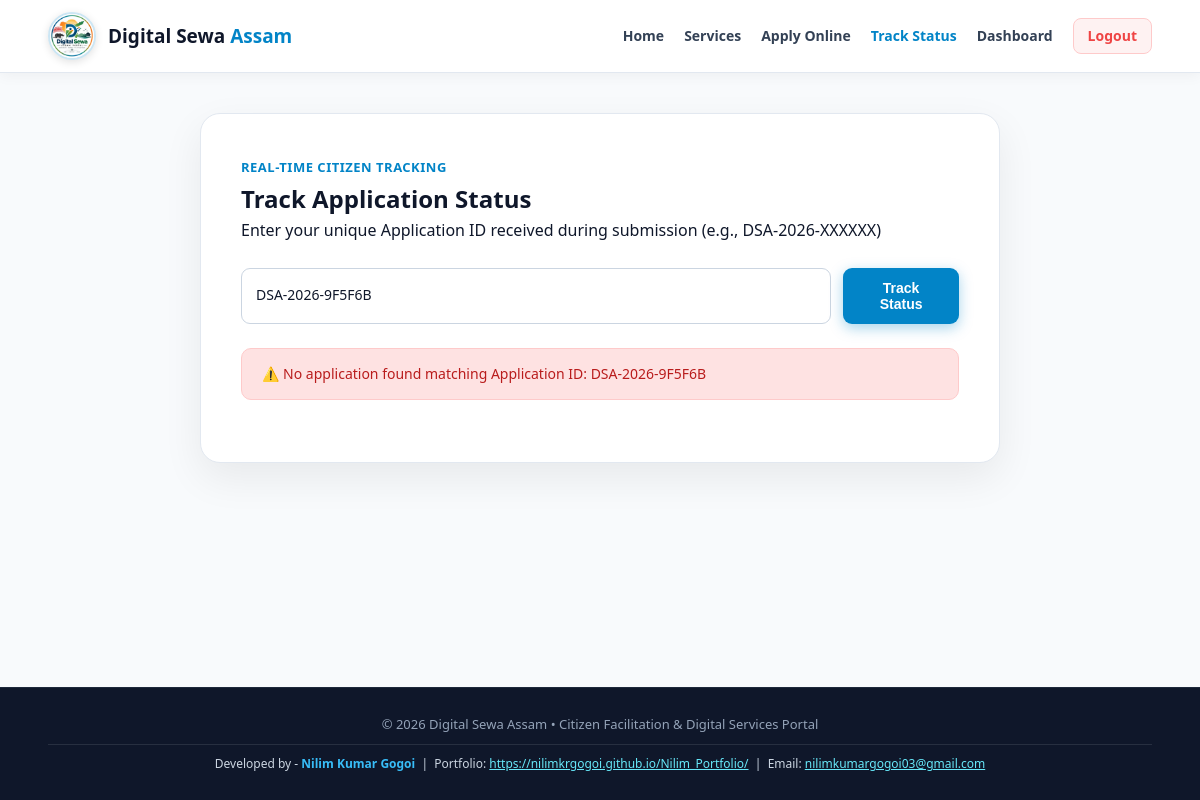
The app's page /track.php?app_id=DSA-2026-9F5F6B (signed in), older data.
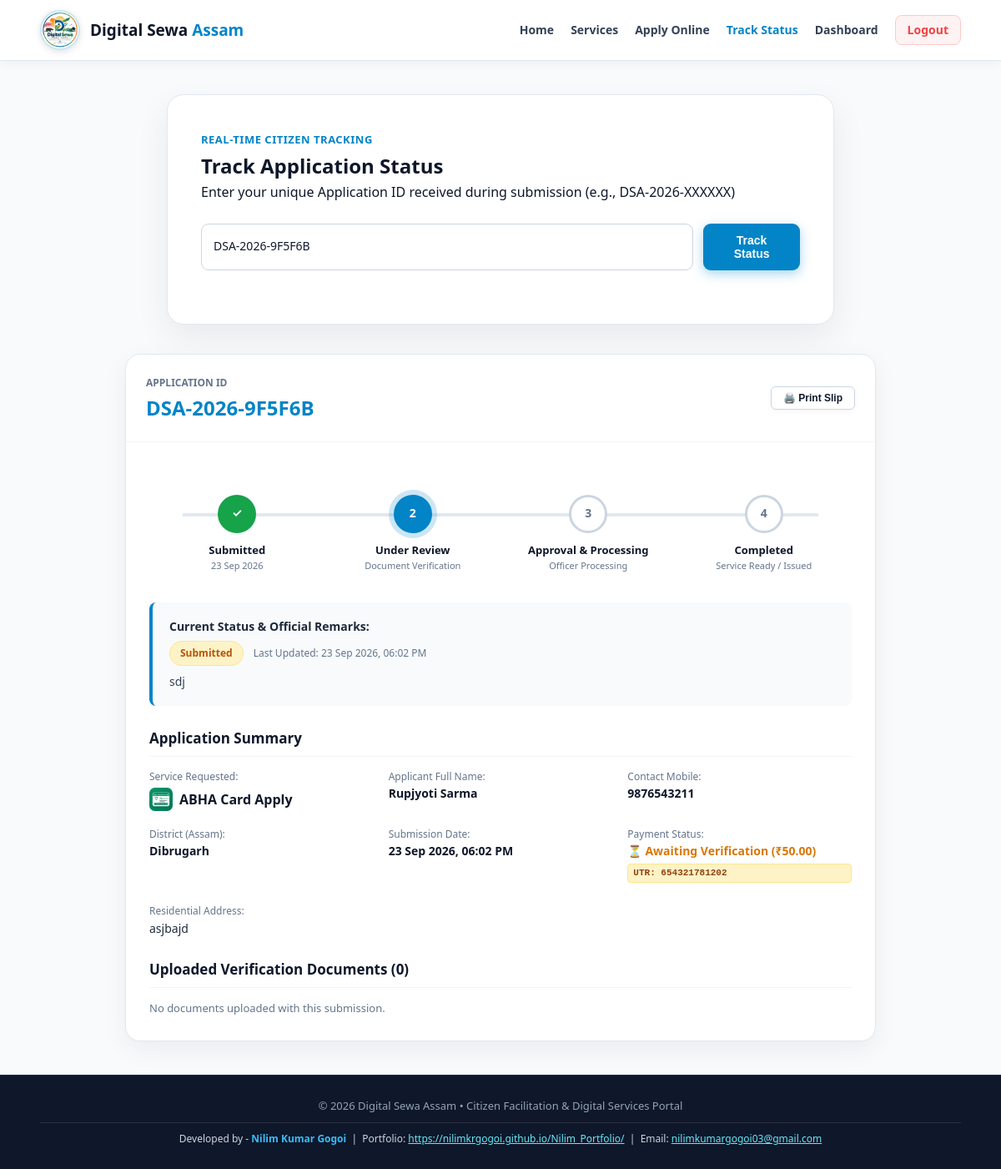
The same page, newer data.
### tables this page shows
CREATE TABLE `applications` (
  `id` int NOT NULL,
  `application_id` varchar(30) NOT NULL,
  `user_id` int NOT NULL,
  `service_id` int NOT NULL,
  `full_name` varchar(150) NOT NULL,
  `mobile` varchar(15) NOT NULL,
  `email` varchar(150) DEFAULT NULL,
  `district` varchar(100) DEFAULT NULL,
  `address` text,
  `status` enum('submitted','under_review','approved','rejected','completed') DEFAULT 'submitted',
  `remarks` text,
  `payment_status` enum('pending','paid','verified','rejected') DEFAULT 'pending',
  `issued_document` varchar(500) DEFAULT NULL,
  `document_status` enum('pending','verified','rejected') DEFAULT 'pending',
  `created_at` timestamp NOT NULL DEFAULT CURRENT_TIMESTAMP,
  `updated_at` timestamp NOT NULL DEFAULT CURRENT_TIMESTAMP ON UPDATE CURRENT_TIMESTAMP
);

CREATE TABLE `services` (
  `id` int NOT NULL,
  `service_name` varchar(150) NOT NULL,
  `description` text,
  `fee` decimal(10,2) DEFAULT '0.00',
  `required_docs` text,
  `status` enum('active','inactive') DEFAULT 'active',
  `created_at` timestamp NOT NULL DEFAULT CURRENT_TIMESTAMP
);

CREATE TABLE `payments` (
  `id` int NOT NULL,
  `application_id` int NOT NULL,
  `amount` decimal(10,2) NOT NULL,
  `transaction_id` varchar(150) DEFAULT NULL,
  `payment_method` varchar(50) DEFAULT NULL,
  `payment_status` enum('pending','paid','verified','failed','rejected') DEFAULT 'pending',
  `utr_status` enum('pending','verified','rejected') DEFAULT 'pending',
  `verified_at` datetime DEFAULT NULL,
  `verified_by` int DEFAULT NULL,
  `verification_remarks` varchar(255) DEFAULT NULL,
  `created_at` timestamp NOT NULL DEFAULT CURRENT_TIMESTAMP
);

### track.php (the view, shortened to what the changed rows need)
<?php
require_once __DIR__ . '/config/database.php';
$appId = isset($_GET['app_id']) ? sanitize($_GET['app_id']) : '';
$application = null;
$documents = [];
$payment = null;
$error = '';
if (!empty($appId)) {
    $stmt = $pdo->prepare("
        SELECT a.*, s.service_name, s.fee, u.name as user_account_name, u.email as user_email
        FROM applications a
        JOIN services s ON a.service_id = s.id
        LEFT JOIN users u ON a.user_id = u.id
        WHERE a.application_id = ?
        LIMIT 1
    ");
    $stmt->execute([$appId]);
    $application = $stmt->fetch();
    if ($application) {
        $docStmt = $pdo->prepare("SELECT * FROM application_documents WHERE application_id = ? ORDER BY document_number ASC");
        $docStmt->execute([$application['id']]);
        $documents = $docStmt->fetchAll();
        $payStmt = $pdo->prepare("SELECT * FROM payments WHERE application_id = ? ORDER BY id DESC LIMIT 1");
        $payStmt->execute([$application['id']]);
        $payment = $payStmt->fetch();
    } else {
        $error = "No application found matching Application ID: " . htmlspecialchars($appId);
    }
}
$currentStatus = $application ? $application['status'] : '';
$isSubmitted = in_array($currentStatus, ['submitted', 'under_review', 'approved', 'completed', 'rejected']);
$isUnderReview = in_array($currentStatus, ['under_review', 'approved', 'completed']);
$isApprovedOrCompleted = in_array($currentStatus, ['approved', 'completed']);
$isRejected = ($currentStatus === 'rejected');
?>
<!DOCTYPE html>
<html lang="en">
<head>
    <link rel="stylesheet" href="assets/css/style.css">
</head>
<body style="display: flex; flex-direction: column; min-height: 100vh;">
<div class="section" style="padding: 40px 0; flex: 1;">
    <div class="container">
        <div class="track-box no-print" style="margin-bottom: 35px;">
            <span>Real-Time Citizen Tracking</span>
            <h2>Track Application Status</h2>
            <p>Enter your unique Application ID received during submission (e.g., DSA-2026-XXXXXX)</p>
            <form action="track.php" method="GET" class="track-form">
                <input type="text" name="app_id" value="<?= htmlspecialchars($appId) ?>" placeholder="Enter Application ID..." required style="flex-grow: 1;">
                <button type="submit" class="btn primary">Track Status</button>
            </form>
            <?php if (!empty($error)): ?>
                <div class="alert alert-danger" style="margin-top: 20px;">
                    ⚠️ <?= $error ?>
                </div>
            <?php endif; ?>
        </div>
        <?php if ($application): ?>
            <div class="content-card no-print" style="max-width: 900px; margin: auto;">
                <div class="card-title-bar">
                    <div>
                        <span style="font-size: 12px; color: #64748b; font-weight: 700;">APPLICATION ID</span>
                        <h2 style="font-size: 24px; font-weight: 800; color: var(--primary);">
                            <?= htmlspecialchars($application['application_id']) ?>
                        </h2>
                    </div>
                    <div style="display: flex; gap: 10px; align-items: center; flex-wrap: wrap;">
                        <button onclick="window.print()" class="btn secondary sm" style="display: inline-flex; align-items: center; gap: 6px; font-weight: 700;" title="Print official slip with Application ID, Date & Time, and Summary">
                            🖨️ Print Slip
                        </button>
                    </div>
                </div>
                <div style="padding: 28px;">
                    <div class="tracking-timeline screen-only">
                        <div class="timeline-step <?= $isSubmitted ? 'completed' : '' ?>">
                            <div class="step-icon">✓</div>
                            <div class="step-title">Submitted</div>
                            <div class="step-desc"><?= date('d M Y', strtotime($application['created_at'])) ?></div>
                        </div>
                        <div class="timeline-step <?= $isUnderReview ? 'completed' : ($currentStatus === 'submitted' ? 'active' : '') ?>">
                            <div class="step-icon"><?= $isUnderReview ? '✓' : '2' ?></div>
                            <div class="step-title">Under Review</div>
                            <div class="step-desc">Document Verification</div>
                        </div>
                        <div class="timeline-step <?= $isApprovedOrCompleted ? 'completed' : ($isRejected ? 'rejected' : ($currentStatus === 'under_review' ? 'active' : '')) ?>">
                            <div class="step-icon"><?= $isApprovedOrCompleted ? '✓' : ($isRejected ? '✕' : '3') ?></div>
                            <div class="step-title"><?= $isRejected ? 'Rejected' : 'Approval & Processing' ?></div>
                            <div class="step-desc"><?= $isRejected ? 'Disapproved' : 'Officer Processing' ?></div>
                        </div>
                        <div class="timeline-step <?= ($currentStatus === 'completed') ? 'completed' : ($isRejected ? 'rejected' : '') ?>">
                            <div class="step-icon"><?= ($currentStatus === 'completed') ? '★' : '4' ?></div>
                            <div class="step-title">Completed</div>
                            <div class="step-desc">Service Ready / Issued</div>
                        </div>
                    </div>
                    <div class="remarks-box screen-only" style="background: #f8fafc; border-left: 4px solid var(--primary); padding: 18px 20px; border-radius: 8px; margin: 25px 0;">
                        <h4 style="font-size: 14px; font-weight: 700; color: #1e293b; margin-bottom: 6px;">
                            Current Status & Official Remarks:
                        </h4>
                        <div style="display: flex; align-items: center; gap: 12px; margin-bottom: 8px;">
                            <?= get_status_badge($application['status']) ?>
                            <span style="font-size: 12px; color: #64748b;">
                                Last Updated: <?= format_date($application['updated_at']) ?>
                            </span>
                        </div>
                        <p style="font-size: 14px; color: #334155;">
                            <?= !empty($application['remarks']) ? nl2br(htmlspecialchars($application['remarks'])) : 'Your application is progressing normally through the official Assam digital portal workflow. Please check back for updates.' ?>
                        </p>
                    </div>
                    <h3 style="font-size: 17px; font-weight: 700; color: #0f172a; margin-bottom: 14px; border-bottom: 1px solid #f1f5f9; padding-bottom: 8px;">
                        Application Summary
                    </h3>
                    <div style="display: grid; grid-template-columns: repeat(auto-fit, minmax(220px, 1fr)); gap: 18px; margin-bottom: 24px; font-size: 14px;">
                        <div>
                            <span style="color: #64748b; display: block; font-size: 12px;">Service Requested:</span>
                            <div style="display: flex; align-items: center; gap: 8px; margin-top: 4px;">
                                <div style="width: 28px; height: 28px; flex-shrink: 0;">
                                    <?= get_service_logo_html($application['service_name']) ?>
                                </div>
                                <b style="color: #0f172a; font-size: 16px;"><?= htmlspecialchars($application['service_name']) ?></b>
                            </div>
                        </div>
                        <div>
                            <span style="color: #64748b; display: block; font-size: 12px;">Applicant Full Name:</span>
                            <b><?= htmlspecialchars($application['full_name']) ?></b>
                        </div>
                        <div>
                            <span style="color: #64748b; display: block; font-size: 12px;">Contact Mobile:</span>
                            <b><?= htmlspecialchars($application['mobile']) ?></b>
                        </div>
                        <div>
                            <span style="color: #64748b; display: block; font-size: 12px;">District (Assam):</span>
                            <b><?= htmlspecialchars($application['district']) ?></b>
                        </div>
                        <div>
                            <span style="color: #64748b; display: block; font-size: 12px;">Submission Date:</span>
                            <b><?= format_date($application['created_at']) ?></b>
                        </div>
                        <div>
                            <span style="color: #64748b; display: block; font-size: 12px;">Payment Status:</span>
                            <b>
                                <?php if ($payment && $payment['utr_status'] === 'verified'): ?>
                                    <span style="color: #15803d; display: inline-flex; align-items: center; gap: 4px;">
                                        ✓ Verified (<?= format_currency($application['fee']) ?>)
                                    </span>
                                    <div style="font-size: 11px; font-family: monospace; color: #1e3a8a; background: #eff6ff; border: 1px solid #bfdbfe; padding: 2px 6px; border-radius: 4px; margin-top: 3px; font-weight: 600;">
                                        UTR: <?= htmlspecialchars($payment['transaction_id']) ?>
                                    </div>
                                <?php elseif ($payment && !empty($payment['transaction_id'])): ?>
                                    <span style="color: #d97706; display: inline-flex; align-items: center; gap: 4px;">
                                        ⏳ Awaiting Verification (<?= format_currency($application['fee']) ?>)
                                    </span>
                                    <div style="font-size: 11px; font-family: monospace; color: #92400e; background: #fef3c7; border: 1px solid #fde68a; padding: 2px 6px; border-radius: 4px; margin-top: 3px; font-weight: 600;">
                                        UTR: <?= htmlspecialchars($payment['transaction_id']) ?>
                                    </div>
                                <?php else: ?>
                                    <span style="color: #64748b;">Pending Payment</span>
                                <?php endif; ?>
                            </b>
                        </div>
                    </div>
                    <div style="margin-bottom: 24px; font-size: 14px;">
                        <span style="color: #64748b; display: block; font-size: 12px;">Residential Address:</span>
                        <div style="color: #1e293b;"><?= nl2br(htmlspecialchars($application['address'])) ?></div>
                    </div>
                    <div class="docs-section screen-only">
                        <h3 style="font-size: 17px; font-weight: 700; color: #0f172a; margin-bottom: 14px; border-bottom: 1px solid #f1f5f9; padding-bottom: 8px;">
                            Uploaded Verification Documents (<?= count($documents) ?>)
                        </h3>
                        <?php if (empty($documents)): ?>
                            <p style="font-size: 13px; color: #64748b;">No documents uploaded with this submission.</p>
                        <?php endif; ?>
                    </div>
                </div>
            </div>
        <?php endif; ?>
    </div>
</div>
</body>
</html>

### config/database.php (shortened to what the changed rows need)
<?php
function sanitize($data) {
    return htmlspecialchars(trim($data ?? ''), ENT_QUOTES, 'UTF-8');
}
function format_currency($amount) {
    return '₹' . number_format((float)$amount, 2);
}
function format_date($datetime) {
    return date('d M Y, h:i A', strtotime($datetime));
}
function get_status_badge($status) {
    switch (strtolower($status)) {
        case 'submitted':
            return '<span class="status-badge badge-submitted">Submitted</span>';
    }
}
function get_service_logo_html($name, $prefix = '') {
    $n = strtolower($name);
    $img = '';
    if (strpos($n, 'pan') !== false) {
        $img = $prefix . 'assets/images/services/pan.svg';
    } elseif (strpos($n, 'aadhaar') !== false || strpos($n, 'adhaar') !== false || strpos($n, 'mobile') !== false) {
        $img = $prefix . 'assets/images/services/aadhaar.svg';
    } elseif (strpos($n, 'voter') !== false || strpos($n, 'epic') !== false) {
        $img = $prefix . 'assets/images/services/voter.svg';
    } elseif (strpos($n, 'licence') !== false || strpos($n, 'license') !== false || strpos($n, 'dl') !== false) {
        $img = $prefix . 'assets/images/services/dl.svg';
    } elseif (strpos($n, 'cmaaa') !== false || strpos($n, 'atmanirbhar') !== false) {
        $img = $prefix . 'assets/images/services/cmaaa.svg';
    } elseif (strpos($n, 'sewa') !== false || strpos($n, 'setu') !== false || strpos($n, 'employment') !== false) {
        $img = $prefix . 'assets/images/services/sewasetu.svg';
    } elseif (strpos($n, 'abha') !== false || strpos($n, 'health') !== false) {
        $img = $prefix . 'assets/images/services/abha.svg';
    } elseif (strpos($n, 'eshram') !== false || strpos($n, 'shram') !== false) {
        $img = $prefix . 'assets/images/services/eshram.svg';
    } elseif (strpos($n, 'jamabandi') !== false || strpos($n, 'khajana') !== false || strpos($n, 'dharitree') !== false) {
        $img = $prefix . 'assets/images/services/land.svg';
    } elseif (strpos($n, 'resume') !== false || strpos($n, 'cv') !== false || strpos($n, 'biodata') !== false) {
        $img = $prefix . 'assets/images/services/resume.svg';
    } elseif (strpos($n, 'income') !== false || strpos($n, 'caste') !== false || strpos($n, 'certificate') !== false) {
        $img = $prefix . 'assets/images/services/certificate.svg';
    } elseif (strpos($n, 'birth') !== false) {
        $img = $prefix . 'assets/images/services/birth.svg';
    } elseif (strpos($n, 'bank') !== false) {
        $img = $prefix . 'assets/images/services/bank.svg';
    } elseif (strpos($n, 'farmer') !== false || strpos($n, 'kisan') !== false) {
        $img = $prefix . 'assets/images/services/farmer.svg';
    } elseif (strpos($n, 'scholarship') !== false || strpos($n, 'scholaship') !== false || strpos($n, 'college') !== false || strpos($n, 'admission') !== false) {
        $img = $prefix . 'assets/images/services/education.svg';
    } elseif (strpos($n, 'job') !== false) {
        $img = $prefix . 'assets/images/services/job.svg';
    } elseif (strpos($n, 'surya') !== false || strpos($n, 'solar') !== false) {
        $img = $prefix . 'assets/images/services/solar.svg';
    }
    if (!empty($img)) {
        return '<img src="' . htmlspecialchars($img) . '" alt="' . htmlspecialchars($name) . ' Logo" class="service-logo-img">';
    }
    return '<span class="service-icon emoji">📄</span>';
}
?>

Row changes from the older to the newer data that the page shows:
added applications: application "DSA-2026-9F5F6B", created_at "23 Sep 2026", updated_at "23 Sep 2026, 06:02 PM", remarks "sdj", service.service_name "ABHA Card Apply", full_name "Rupjyoti Sarma", mobile "9876543211", district "Dibrugarh", created_at "23 Sep 2026, 06:02 PM", service.fee "₹50.00", address "asjbajd"
added payments: transaction "654321781202"
Text that changed along with them:
count($documents): (not shown) → "0"
$error: "No application found matching Application ID: DSA-2026-9F5F6B" → (not shown)
text now shown: "APPLICATION ID 🖨️ Print Slip ✓ Submitted 2 Under Review Document Verification 3 Approval & Processing Officer Processing 4 Completed Service Ready / Issued Current Status & Official Remarks: Submitted Last Updated: Application Summary Service Requested: Applicant Full Name: Contact Mobile: District (Assam): Submission Date: Payment Status: ⏳ Awaiting Verification ( ) UTR: Residential Address: Uploaded Verification Documents ( ) No documents uploaded with this submission."
